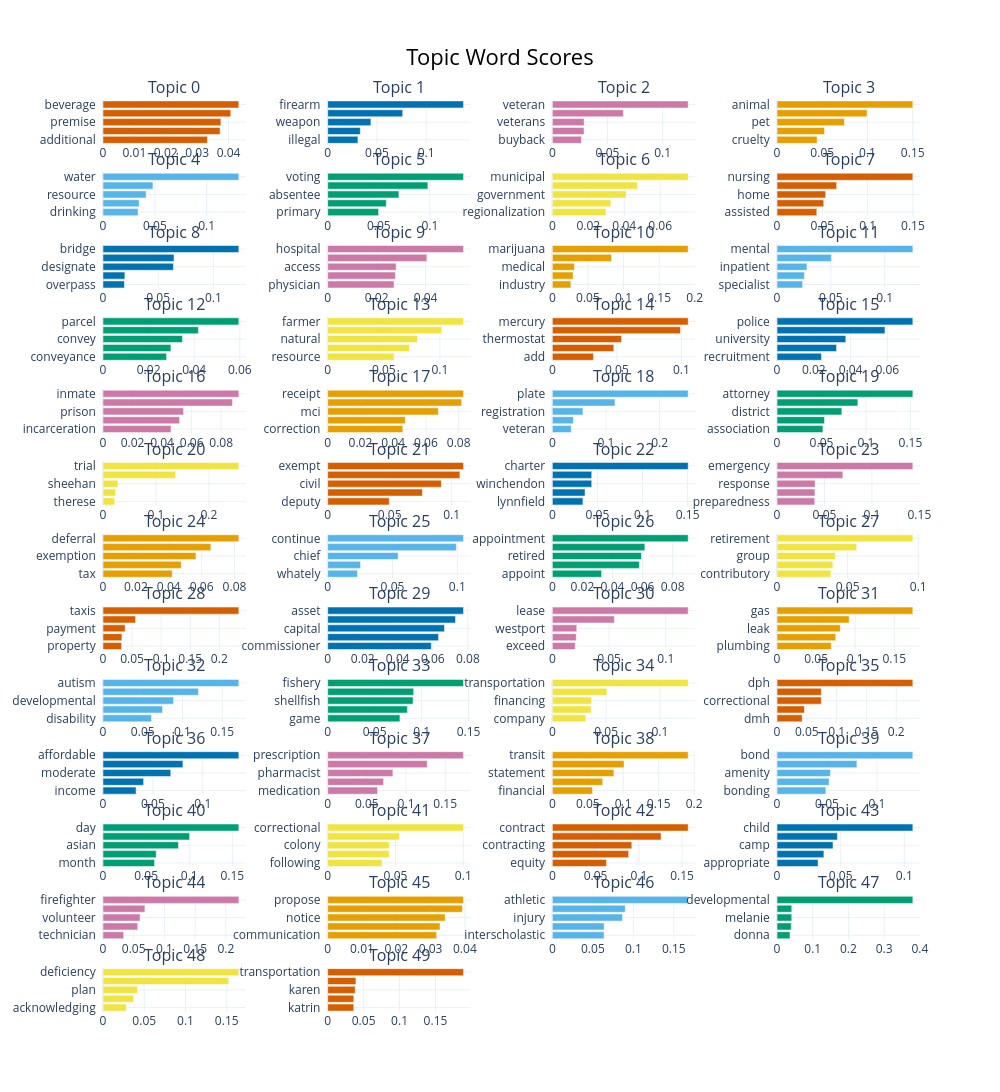

The notebook cell saved with this chart:
### Code cell
topic_model.visualize_barchart(top_n_topics=50)

### Figure 1 — Plotly figure (JSON) as saved in the notebook; plotly's stock layout.template omitted (floating-point values rounded to 4 significant figures)
{"data": [{"marker": {"color": "#D55E00"}, "orientation": "h", "type": "bar", "x": [0.03328, 0.03732, 0.03756, 0.04072, 0.04328], "xaxis": "x", "y": ["additional  ", "drunk  ", "premise  ", "alcoholic  ", "beverage  "], "yaxis": "y"}, {"marker": {"color": "#0072B2"}, "orientation": "h", "type": "bar", "x": [0.03073, 0.03312, 0.04387, 0.07618, 0.1379], "xaxis": "x2", "y": ["illegal  ", "possession  ", "weapon  ", "gun  ", "firearm  "], "yaxis": "y2"}, {"marker": {"color": "#CC79A7"}, "orientation": "h", "type": "bar", "x": [0.02636, 0.02873, 0.02882, 0.06434, 0.1231], "xaxis": "x3", "y": ["buyback  ", "holyoke  ", "veterans  ", "soldier  ", "veteran  "], "yaxis": "y3"}, {"marker": {"color": "#E69F00"}, "orientation": "h", "type": "bar", "x": [0.04425, 0.05243, 0.07455, 0.0995, 0.1501], "xaxis": "x4", "y": ["cruelty  ", "cat  ", "pet  ", "dog  ", "animal  "], "yaxis": "y4"}, {"marker": {"color": "#56B4E9"}, "orientation": "h", "type": "bar", "x": [0.03382, 0.03487, 0.0416, 0.04815, 0.131], "xaxis": "x5", "y": ["drinking  ", "cod  ", "resource  ", "supply  ", "water  "], "yaxis": "y5"}, {"marker": {"color": "#009E73"}, "orientation": "h", "type": "bar", "x": [0.04982, 0.05738, 0.06971, 0.09804, 0.1329], "xaxis": "x6", "y": ["primary  ", "election  ", "absentee  ", "ballot  ", "voting  "], "yaxis": "y6"}, {"marker": {"color": "#F0E442"}, "orientation": "h", "type": "bar", "x": [0.02985, 0.03257, 0.04117, 0.04745, 0.0756], "xaxis": "x7", "y": ["regionalization  ", "challenge  ", "government  ", "municipality  ", "municipal  "], "yaxis": "y7"}, {"marker": {"color": "#D55E00"}, "orientation": "h", "type": "bar", "x": [0.04391, 0.05152, 0.05371, 0.06582, 0.1499], "xaxis": "x8", "y": ["assisted  ", "living  ", "home  ", "nurse  ", "nursing  "], "yaxis": "y8"}, {"marker": {"color": "#0072B2"}, "orientation": "h", "type": "bar", "x": [0.0194, 0.01981, 0.06378, 0.0643, 0.123], "xaxis": "x9", "y": ["overpass  ", "intersection  ", "designate  ", "memorial  ", "bridge  "], "yaxis": "y9"}, {"marker": {"color": "#CC79A7"}, "orientation": "h", "type": "bar", "x": [0.02713, 0.02765, 0.02797, 0.04053, 0.0555], "xaxis": "x10", "y": ["physician  ", "care  ", "access  ", "patient  ", "hospital  "], "yaxis": "y10"}, {"marker": {"color": "#E69F00"}, "orientation": "h", "type": "bar", "x": [0.026, 0.0291, 0.03097, 0.08307, 0.1908], "xaxis": "x11", "y": ["industry  ", "possession  ", "medical  ", "cannabis  ", "marijuana  "], "yaxis": "y11"}, {"marker": {"color": "#56B4E9"}, "orientation": "h", "type": "bar", "x": [0.02379, 0.02544, 0.02779, 0.0505, 0.1262], "xaxis": "x12", "y": ["specialist  ", "illness  ", "inpatient  ", "psychiatric  ", "mental  "], "yaxis": "y12"}, {"marker": {"color": "#009E73"}, "orientation": "h", "type": "bar", "x": [0.02786, 0.02977, 0.03485, 0.04183, 0.05956], "xaxis": "x13", "y": ["conveyance  ", "transfer  ", "convey  ", "land  ", "parcel  "], "yaxis": "y13"}, {"marker": {"color": "#F0E442"}, "orientation": "h", "type": "bar", "x": [0.05917, 0.07284, 0.08001, 0.1016, 0.121], "xaxis": "x14", "y": ["resource  ", "farm  ", "natural  ", "agriculture  ", "farmer  "], "yaxis": "y14"}, {"marker": {"color": "#D55E00"}, "orientation": "h", "type": "bar", "x": [0.03184, 0.04763, 0.05359, 0.09932, 0.1053], "xaxis": "x15", "y": ["add  ", "lamp  ", "thermostat  ", "correction  ", "mercury  "], "yaxis": "y15"}, {"marker": {"color": "#0072B2"}, "orientation": "h", "type": "bar", "x": [0.02419, 0.03239, 0.03741, 0.05872, 0.07388], "xaxis": "x16", "y": ["recruitment  ", "enforcement  ", "university  ", "officer  ", "police  "], "yaxis": "y16"}, {"marker": {"color": "#CC79A7"}, "orientation": "h", "type": "bar", "x": [0.04605, 0.05184, 0.05454, 0.08763, 0.09195], "xaxis": "x17", "y": ["incarceration  ", "incarcerated  ", "prison  ", "prisoner  ", "inmate  "], "yaxis": "y17"}, {"marker": {"color": "#E69F00"}, "orientation": "h", "type": "bar", "x": [0.04589, 0.04739, 0.06757, 0.08179, 0.08293], "xaxis": "x18", "y": ["correction  ", "plan  ", "mci  ", "acknowledging  ", "receipt  "], "yaxis": "y18"}, {"marker": {"color": "#56B4E9"}, "orientation": "h", "type": "bar", "x": [0.03513, 0.03928, 0.05705, 0.1167, 0.2533], "xaxis": "x19", "y": ["veteran  ", "license  ", "registration  ", "distinctive  ", "plate  "], "yaxis": "y19"}, {"marker": {"color": "#009E73"}, "orientation": "h", "type": "bar", "x": [0.05162, 0.05337, 0.0729, 0.0909, 0.1528], "xaxis": "x20", "y": ["association  ", "northwestern  ", "district  ", "wiretap  ", "attorney  "], "yaxis": "y20"}, {"marker": {"color": "#F0E442"}, "orientation": "h", "type": "bar", "x": [0.02217, 0.02377, 0.02816, 0.1372, 0.2565], "xaxis": "x21", "y": ["therese  ", "mary  ", "sheehan  ", "court  ", "trial  "], "yaxis": "y21"}, {"marker": {"color": "#D55E00"}, "orientation": "h", "type": "bar", "x": [0.04964, 0.07643, 0.09168, 0.1066, 0.1096], "xaxis": "x22", "y": ["deputy  ", "chief  ", "civil  ", "position  ", "exempt  "], "yaxis": "y22"}, {"marker": {"color": "#0072B2"}, "orientation": "h", "type": "bar", "x": [0.03391, 0.03625, 0.04365, 0.04365, 0.1506], "xaxis": "x23", "y": ["lynnfield  ", "westborough  ", "winchendon  ", "abington  ", "charter  "], "yaxis": "y23"}, {"marker": {"color": "#CC79A7"}, "orientation": "h", "type": "bar", "x": [0.03977, 0.04, 0.04011, 0.06936, 0.1431], "xaxis": "x24", "y": ["preparedness  ", "hazard  ", "response  ", "disaster  ", "emergency  "], "yaxis": "y24"}, {"marker": {"color": "#E69F00"}, "orientation": "h", "type": "bar", "x": [0.04215, 0.04757, 0.05653, 0.06565, 0.08264], "xaxis": "x25", "y": ["tax  ", "real  ", "exemption  ", "property  ", "deferral  "], "yaxis": "y25"}, {"marker": {"color": "#56B4E9"}, "orientation": "h", "type": "bar", "x": [0.02297, 0.02534, 0.05433, 0.09925, 0.1048], "xaxis": "x26", "y": ["whately  ", "post  ", "chief  ", "employment  ", "continue  "], "yaxis": "y26"}, {"marker": {"color": "#009E73"}, "orientation": "h", "type": "bar", "x": [0.03275, 0.05785, 0.05924, 0.06151, 0.09032], "xaxis": "x27", "y": ["appoint  ", "officer  ", "retired  ", "police  ", "appointment  "], "yaxis": "y27"}, {"marker": {"color": "#F0E442"}, "orientation": "h", "type": "bar", "x": [0.03814, 0.03952, 0.0413, 0.05639, 0.09618], "xaxis": "x28", "y": ["contributory  ", "administration  ", "group  ", "employees  ", "retirement  "], "yaxis": "y28"}, {"marker": {"color": "#D55E00"}, "orientation": "h", "type": "bar", "x": [0.03191, 0.03249, 0.03803, 0.05598, 0.2335], "xaxis": "x29", "y": ["property  ", "real  ", "payment  ", "lieu  ", "taxis  "], "yaxis": "y29"}, {"marker": {"color": "#0072B2"}, "orientation": "h", "type": "bar", "x": [0.05913, 0.06326, 0.06666, 0.07295, 0.07752], "xaxis": "x30", "y": ["commissioner  ", "maintenance  ", "capital  ", "convey  ", "asset  "], "yaxis": "y30"}, {"marker": {"color": "#CC79A7"}, "orientation": "h", "type": "bar", "x": [0.02011, 0.02104, 0.02151, 0.05466, 0.1197], "xaxis": "x31", "y": ["exceed  ", "golf  ", "westport  ", "leasing  ", "lease  "], "yaxis": "y31"}, {"marker": {"color": "#E69F00"}, "orientation": "h", "type": "bar", "x": [0.06937, 0.07513, 0.08094, 0.09225, 0.1737], "xaxis": "x32", "y": ["plumbing  ", "natural  ", "leak  ", "pipeline  ", "gas  "], "yaxis": "y32"}, {"marker": {"color": "#56B4E9"}, "orientation": "h", "type": "bar", "x": [0.06096, 0.07492, 0.08873, 0.1201, 0.1709], "xaxis": "x33", "y": ["disability  ", "spectrum  ", "developmental  ", "intellectual  ", "autism  "], "yaxis": "y33"}, {"marker": {"color": "#009E73"}, "orientation": "h", "type": "bar", "x": [0.07692, 0.08483, 0.09091, 0.09158, 0.1446], "xaxis": "x34", "y": ["game  ", "fish  ", "shellfish  ", "fishing  ", "fishery  "], "yaxis": "y34"}, {"marker": {"color": "#F0E442"}, "orientation": "h", "type": "bar", "x": [0.03116, 0.03597, 0.03633, 0.05067, 0.1263], "xaxis": "x35", "y": ["company  ", "improvement  ", "financing  ", "network  ", "transportation  "], "yaxis": "y35"}, {"marker": {"color": "#D55E00"}, "orientation": "h", "type": "bar", "x": [0.04219, 0.04612, 0.07428, 0.07429, 0.2278], "xaxis": "x36", "y": ["dmh  ", "jhoc  ", "correctional  ", "facility  ", "dph  "], "yaxis": "y36"}, {"marker": {"color": "#0072B2"}, "orientation": "h", "type": "bar", "x": [0.03315, 0.04068, 0.06789, 0.08007, 0.1361], "xaxis": "x37", "y": ["income  ", "low  ", "moderate  ", "housing  ", "affordable  "], "yaxis": "y37"}, {"marker": {"color": "#CC79A7"}, "orientation": "h", "type": "bar", "x": [0.06361, 0.07135, 0.08324, 0.127, 0.1734], "xaxis": "x38", "y": ["medication  ", "monitoring  ", "pharmacist  ", "pharmacy  ", "prescription  "], "yaxis": "y38"}, {"marker": {"color": "#E69F00"}, "orientation": "h", "type": "bar", "x": [0.05665, 0.07103, 0.08683, 0.1011, 0.1916], "xaxis": "x39", "y": ["financial  ", "valley  ", "statement  ", "regional  ", "transit  "], "yaxis": "y39"}, {"marker": {"color": "#56B4E9"}, "orientation": "h", "type": "bar", "x": [0.04885, 0.05209, 0.05339, 0.07989, 0.1359], "xaxis": "x40", "y": ["bonding  ", "term  ", "amenity  ", "road  ", "bond  "], "yaxis": "y40"}, {"marker": {"color": "#009E73"}, "orientation": "h", "type": "bar", "x": [0.0598, 0.06172, 0.08751, 0.1004, 0.1575], "xaxis": "x41", "y": ["month  ", "observance  ", "asian  ", "american  ", "day  "], "yaxis": "y41"}, {"marker": {"color": "#F0E442"}, "orientation": "h", "type": "bar", "x": [0.04005, 0.04533, 0.04539, 0.05296, 0.1001], "xaxis": "x42", "y": ["following  ", "center  ", "colony  ", "northeastern  ", "correctional  "], "yaxis": "y42"}, {"marker": {"color": "#D55E00"}, "orientation": "h", "type": "bar", "x": [0.06256, 0.08825, 0.09183, 0.1257, 0.157], "xaxis": "x43", "y": ["equity  ", "construction  ", "contracting  ", "bidding  ", "contract  "], "yaxis": "y43"}, {"marker": {"color": "#0072B2"}, "orientation": "h", "type": "bar", "x": [0.03226, 0.03682, 0.04397, 0.04743, 0.1067], "xaxis": "x44", "y": ["appropriate  ", "enticement  ", "camp  ", "kid  ", "child  "], "yaxis": "y44"}, {"marker": {"color": "#CC79A7"}, "orientation": "h", "type": "bar", "x": [0.03355, 0.05656, 0.06039, 0.06823, 0.2211], "xaxis": "x45", "y": ["technician  ", "firework  ", "volunteer  ", "pertain  ", "firefighter  "], "yaxis": "y45"}, {"marker": {"color": "#E69F00"}, "orientation": "h", "type": "bar", "x": [0.03176, 0.03275, 0.03425, 0.03927, 0.0396], "xaxis": "x46", "y": ["communication  ", "entitle  ", "notice  ", "summarize  ", "propose  "], "yaxis": "y46"}, {"marker": {"color": "#56B4E9"}, "orientation": "h", "type": "bar", "x": [0.06386, 0.06393, 0.08657, 0.09001, 0.1677], "xaxis": "x47", "y": ["interscholastic  ", "head  ", "injury  ", "sport  ", "athletic  "], "yaxis": "y47"}, {"marker": {"color": "#009E73"}, "orientation": "h", "type": "bar", "x": [0.0364, 0.03988, 0.04125, 0.04125, 0.3804], "xaxis": "x48", "y": ["donna  ", "smith  ", "melanie  ", "pamela  ", "developmental  "], "yaxis": "y48"}, {"marker": {"color": "#F0E442"}, "orientation": "h", "type": "bar", "x": [0.02817, 0.03715, 0.04186, 0.1524, 0.1646], "xaxis": "x49", "y": ["acknowledging  ", "correction  ", "plan  ", "note  ", "deficiency  "], "yaxis": "y49"}, {"marker": {"color": "#D55E00"}, "orientation": "h", "type": "bar", "x": [0.03628, 0.03628, 0.03825, 0.0393, 0.1889], "xaxis": "x50", "y": ["katrin  ", "waine  ", "karen  ", "transport  ", "transportation  "], "yaxis": "y50"}], "layout": {"annotations": [{"font": {"size": 16}, "showarrow": false, "text": "Topic 0", "x": 0.0875, "xanchor": "center", "xref": "paper", "y": 1, "yanchor": "bottom", "yref": "paper"}, {"font": {"size": 16}, "showarrow": false, "text": "Topic 1", "x": 0.3625, "xanchor": "center", "xref": "paper", "y": 1, "yanchor": "bottom", "yref": "paper"}, {"font": {"size": 16}, "showarrow": false, "text": "Topic 2", "x": 0.6375, "xanchor": "center", "xref": "paper", "y": 1, "yanchor": "bottom", "yref": "paper"}, {"font": {"size": 16}, "showarrow": false, "text": "Topic 3", "x": 0.9125, "xanchor": "center", "xref": "paper", "y": 1, "yanchor": "bottom", "yref": "paper"}, {"font": {"size": 16}, "showarrow": false, "text": "Topic 4", "x": 0.0875, "xanchor": "center", "xref": "paper", "y": 0.9207, "yanchor": "bottom", "yref": "paper"}, {"font": {"size": 16}, "showarrow": false, "text": "Topic 5", "x": 0.3625, "xanchor": "center", "xref": "paper", "y": 0.9207, "yanchor": "bottom", "yref": "paper"}, {"font": {"size": 16}, "showarrow": false, "text": "Topic 6", "x": 0.6375, "xanchor": "center", "xref": "paper", "y": 0.9207, "yanchor": "bottom", "yref": "paper"}, {"font": {"size": 16}, "showarrow": false, "text": "Topic 7", "x": 0.9125, "xanchor": "center", "xref": "paper", "y": 0.9207, "yanchor": "bottom", "yref": "paper"}, {"font": {"size": 16}, "showarrow": false, "text": "Topic 8", "x": 0.0875, "xanchor": "center", "xref": "paper", "y": 0.8414, "yanchor": "bottom", "yref": "paper"}, {"font": {"size": 16}, "showarrow": false, "text": "Topic 9", "x": 0.3625, "xanchor": "center", "xref": "paper", "y": 0.8414, "yanchor": "bottom", "yref": "paper"}, {"font": {"size": 16}, "showarrow": false, "text": "Topic 10", "x": 0.6375, "xanchor": "center", "xref": "paper", "y": 0.8414, "yanchor": "bottom", "yref": "paper"}, {"font": {"size": 16}, "showarrow": false, "text": "Topic 11", "x": 0.9125, "xanchor": "center", "xref": "paper", "y": 0.8414, "yanchor": "bottom", "yref": "paper"}, {"font": {"size": 16}, "showarrow": false, "text": "Topic 12", "x": 0.0875, "xanchor": "center", "xref": "paper", "y": 0.7621, "yanchor": "bottom", "yref": "paper"}, {"font": {"size": 16}, "showarrow": false, "text": "Topic 13", "x": 0.3625, "xanchor": "center", "xref": "paper", "y": 0.7621, "yanchor": "bottom", "yref": "paper"}, {"font": {"size": 16}, "showarrow": false, "text": "Topic 14", "x": 0.6375, "xanchor": "center", "xref": "paper", "y": 0.7621, "yanchor": "bottom", "yref": "paper"}, {"font": {"size": 16}, "showarrow": false, "text": "Topic 15", "x": 0.9125, "xanchor": "center", "xref": "paper", "y": 0.7621, "yanchor": "bottom", "yref": "paper"}, {"font": {"size": 16}, "showarrow": false, "text": "Topic 16", "x": 0.0875, "xanchor": "center", "xref": "paper", "y": 0.6828, "yanchor": "bottom", "yref": "paper"}, {"font": {"size": 16}, "showarrow": false, "text": "Topic 17", "x": 0.3625, "xanchor": "center", "xref": "paper", "y": 0.6828, "yanchor": "bottom", "yref": "paper"}, {"font": {"size": 16}, "showarrow": false, "text": "Topic 18", "x": 0.6375, "xanchor": "center", "xref": "paper", "y": 0.6828, "yanchor": "bottom", "yref": "paper"}, {"font": {"size": 16}, "showarrow": false, "text": "Topic 19", "x": 0.9125, "xanchor": "center", "xref": "paper", "y": 0.6828, "yanchor": "bottom", "yref": "paper"}, {"font": {"size": 16}, "showarrow": false, "text": "Topic 20", "x": 0.0875, "xanchor": "center", "xref": "paper", "y": 0.6036, "yanchor": "bottom", "yref": "paper"}, {"font": {"size": 16}, "showarrow": false, "text": "Topic 21", "x": 0.3625, "xanchor": "center", "xref": "paper", "y": 0.6036, "yanchor": "bottom", "yref": "paper"}, {"font": {"size": 16}, "showarrow": false, "text": "Topic 22", "x": 0.6375, "xanchor": "center", "xref": "paper", "y": 0.6036, "yanchor": "bottom", "yref": "paper"}, {"font": {"size": 16}, "showarrow": false, "text": "Topic 23", "x": 0.9125, "xanchor": "center", "xref": "paper", "y": 0.6036, "yanchor": "bottom", "yref": "paper"}, {"font": {"size": 16}, "showarrow": false, "text": "Topic 24", "x": 0.0875, "xanchor": "center", "xref": "paper", "y": 0.5243, "yanchor": "bottom", "yref": "paper"}, {"font": {"size": 16}, "showarrow": false, "text": "Topic 25", "x": 0.3625, "xanchor": "center", "xref": "paper", "y": 0.5243, "yanchor": "bottom", "yref": "paper"}, {"font": {"size": 16}, "showarrow": false, "text": "Topic 26", "x": 0.6375, "xanchor": "center", "xref": "paper", "y": 0.5243, "yanchor": "bottom", "yref": "paper"}, {"font": {"size": 16}, "showarrow": false, "text": "Topic 27", "x": 0.9125, "xanchor": "center", "xref": "paper", "y": 0.5243, "yanchor": "bottom", "yref": "paper"}, {"font": {"size": 16}, "showarrow": false, "text": "Topic 28", "x": 0.0875, "xanchor": "center", "xref": "paper", "y": 0.445, "yanchor": "bottom", "yref": "paper"}, {"font": {"size": 16}, "showarrow": false, "text": "Topic 29", "x": 0.3625, "xanchor": "center", "xref": "paper", "y": 0.445, "yanchor": "bottom", "yref": "paper"}, {"font": {"size": 16}, "showarrow": false, "text": "Topic 30", "x": 0.6375, "xanchor": "center", "xref": "paper", "y": 0.445, "yanchor": "bottom", "yref": "paper"}, {"font": {"size": 16}, "showarrow": false, "text": "Topic 31", "x": 0.9125, "xanchor": "center", "xref": "paper", "y": 0.445, "yanchor": "bottom", "yref": "paper"}, {"font": {"size": 16}, "showarrow": false, "text": "Topic 32", "x": 0.0875, "xanchor": "center", "xref": "paper", "y": 0.3657, "yanchor": "bottom", "yref": "paper"}, {"font": {"size": 16}, "showarrow": false, "text": "Topic 33", "x": 0.3625, "xanchor": "center", "xref": "paper", "y": 0.3657, "yanchor": "bottom", "yref": "paper"}, {"font": {"size": 16}, "showarrow": false, "text": "Topic 34", "x": 0.6375, "xanchor": "center", "xref": "paper", "y": 0.3657, "yanchor": "bottom", "yref": "paper"}, {"font": {"size": 16}, "showarrow": false, "text": "Topic 35", "x": 0.9125, "xanchor": "center", "xref": "paper", "y": 0.3657, "yanchor": "bottom", "yref": "paper"}, {"font": {"size": 16}, "showarrow": false, "text": "Topic 36", "x": 0.0875, "xanchor": "center", "xref": "paper", "y": 0.2864, "yanchor": "bottom", "yref": "paper"}, {"font": {"size": 16}, "showarrow": false, "text": "Topic 37", "x": 0.3625, "xanchor": "center", "xref": "paper", "y": 0.2864, "yanchor": "bottom", "yref": "paper"}, {"font": {"size": 16}, "showarrow": false, "text": "Topic 38", "x": 0.6375, "xanchor": "center", "xref": "paper", "y": 0.2864, "yanchor": "bottom", "yref": "paper"}, {"font": {"size": 16}, "showarrow": false, "text": "Topic 39", "x": 0.9125, "xanchor": "center", "xref": "paper", "y": 0.2864, "yanchor": "bottom", "yref": "paper"}, {"font": {"size": 16}, "showarrow": false, "text": "Topic 40", "x": 0.0875, "xanchor": "center", "xref": "paper", "y": 0.2071, "yanchor": "bottom", "yref": "paper"}, {"font": {"size": 16}, "showarrow": false, "text": "Topic 41", "x": 0.3625, "xanchor": "center", "xref": "paper", "y": 0.2071, "yanchor": "bottom", "yref": "paper"}, {"font": {"size": 16}, "showarrow": false, "text": "Topic 42", "x": 0.6375, "xanchor": "center", "xref": "paper", "y": 0.2071, "yanchor": "bottom", "yref": "paper"}, {"font": {"size": 16}, "showarrow": false, "text": "Topic 43", "x": 0.9125, "xanchor": "center", "xref": "paper", "y": 0.2071, "yanchor": "bottom", "yref": "paper"}, {"font": {"size": 16}, "showarrow": false, "text": "Topic 44", "x": 0.0875, "xanchor": "center", "xref": "paper", "y": 0.1278, "yanchor": "bottom", "yref": "paper"}, {"font": {"size": 16}, "showarrow": false, "text": "Topic 45", "x": 0.3625, "xanchor": "center", "xref": "paper", "y": 0.1278, "yanchor": "bottom", "yref": "paper"}, {"font": {"size": 16}, "showarrow": false, "text": "Topic 46", "x": 0.6375, "xanchor": "center", "xref": "paper", "y": 0.1278, "yanchor": "bottom", "yref": "paper"}, {"font": {"size": 16}, "showarrow": false, "text": "Topic 47", "x": 0.9125, "xanchor": "center", "xref": "paper", "y": 0.1278, "yanchor": "bottom", "yref": "paper"}, {"font": {"size": 16}, "showarrow": false, "text": "Topic 48", "x": 0.0875, "xanchor": "center", "xref": "paper", "y": 0.04852, "yanchor": "bottom", "yref": "paper"}, {"font": {"size": 16}, "showarrow": false, "text": "Topic 49", "x": 0.3625, "xanchor": "center", "xref": "paper", "y": 0.04852, "yanchor": "bottom", "yref": "paper"}], "height": 3250, "hoverlabel": {"bgcolor": "white", "font": {"family": "Rockwell", "size": 16}}, "showlegend": false, "title": {"font": {"color": "Black", "size": 22}, "text": "Topic Word Scores", "x": 0.5, "xanchor": "center", "yanchor": "top"}, "width": 1000, "xaxis": {"anchor": "y", "domain": [0, 0.175], "showgrid": true}, "xaxis10": {"anchor": "y10", "domain": [0.275, 0.45], "showgrid": true}, "xaxis11": {"anchor": "y11", "domain": [0.55, 0.725], "showgrid": true}, "xaxis12": {"anchor": "y12", "domain": [0.825, 1], "showgrid": true}, "xaxis13": {"anchor": "y13", "domain": [0, 0.175], "showgrid": true}, "xaxis14": {"anchor": "y14", "domain": [0.275, 0.45], "showgrid": true}, "xaxis15": {"anchor": "y15", "domain": [0.55, 0.725], "showgrid": true}, "xaxis16": {"anchor": "y16", "domain": [0.825, 1], "showgrid": true}, "xaxis17": {"anchor": "y17", "domain": [0, 0.175], "showgrid": true}, "xaxis18": {"anchor": "y18", "domain": [0.275, 0.45], "showgrid": true}, "xaxis19": {"anchor": "y19", "domain": [0.55, 0.725], "showgrid": true}, "xaxis2": {"anchor": "y2", "domain": [0.275, 0.45], "showgrid": true}, "xaxis20": {"anchor": "y20", "domain": [0.825, 1], "showgrid": true}, "xaxis21": {"anchor": "y21", "domain": [0, 0.175], "showgrid": true}, "xaxis22": {"anchor": "y22", "domain": [0.275, 0.45], "showgrid": true}, "xaxis23": {"anchor": "y23", "domain": [0.55, 0.725], "showgrid": true}, "xaxis24": {"anchor": "y24", "domain": [0.825, 1], "showgrid": true}, "xaxis25": {"anchor": "y25", "domain": [0, 0.175], "showgrid": true}, "xaxis26": {"anchor": "y26", "domain": [0.275, 0.45], "showgrid": true}, "xaxis27": {"anchor": "y27", "domain": [0.55, 0.725], "showgrid": true}, "xaxis28": {"anchor": "y28", "domain": [0.825, 1], "showgrid": true}, "xaxis29": {"anchor": "y29", "domain": [0, 0.175], "showgrid": true}, "xaxis3": {"anchor": "y3", "domain": [0.55, 0.725], "showgrid": true}, "xaxis30": {"anchor": "y30", "domain": [0.275, 0.45], "showgrid": true}, "xaxis31": {"anchor": "y31", "domain": [0.55, 0.725], "showgrid": true}, "xaxis32": {"anchor": "y32", "domain": [0.825, 1], "showgrid": true}, "xaxis33": {"anchor": "y33", "domain": [0, 0.175], "showgrid": true}, "xaxis34": {"anchor": "y34", "domain": [0.275, 0.45], "showgrid": true}, "xaxis35": {"anchor": "y35", "domain": [0.55, 0.725], "showgrid": true}, "xaxis36": {"anchor": "y36", "domain": [0.825, 1], "showgrid": true}, "xaxis37": {"anchor": "y37", "domain": [0, 0.175], "showgrid": true}, "xaxis38": {"anchor": "y38", "domain": [0.275, 0.45], "showgrid": true}, "xaxis39": {"anchor": "y39", "domain": [0.55, 0.725], "showgrid": true}, "xaxis4": {"anchor": "y4", "domain": [0.825, 1], "showgrid": true}, "xaxis40": {"anchor": "y40", "domain": [0.825, 1], "showgrid": true}, "xaxis41": {"anchor": "y41", "domain": [0, 0.175], "showgrid": true}, "xaxis42": {"anchor": "y42", "domain": [0.275, 0.45], "showgrid": true}, "xaxis43": {"anchor": "y43", "domain": [0.55, 0.725], "showgrid": true}, "xaxis44": {"anchor": "y44", "domain": [0.825, 1], "showgrid": true}, "xaxis45": {"anchor": "y45", "domain": [0, 0.175], "showgrid": true}, "xaxis46": {"anchor": "y46", "domain": [0.275, 0.45], "showgrid": true}, "xaxis47": {"anchor": "y47", "domain": [0.55, 0.725], "showgrid": true}, "xaxis48": {"anchor": "y48", "domain": [0.825, 1], "showgrid": true}, "xaxis49": {"anchor": "y49", "domain": [0, 0.175], "showgrid": true}, "xaxis5": {"anchor": "y5", "domain": [0, 0.175], "showgrid": true}, "xaxis50": {"anchor": "y50", "domain": [0.275, 0.45], "showgrid": true}, "xaxis51": {"anchor": "y51", "domain": [0.55, 0.725], "showgrid": true}, "xaxis52": {"anchor": "y52", "domain": [0.825, 1], "showgrid": true}, "xaxis6": {"anchor": "y6", "domain": [0.275, 0.45], "showgrid": true}, "xaxis7": {"anchor": "y7", "domain": [0.55, 0.725], "showgrid": true}, "xaxis8": {"anchor": "y8", "domain": [0.825, 1], "showgrid": true}, "xaxis9": {"anchor": "y9", "domain": [0, 0.175], "showgrid": true}, "yaxis": {"anchor": "x", "domain": [0.9515, 1], "showgrid": true}, "yaxis10": {"anchor": "x10", "domain": [0.7929, 0.8414], "showgrid": true}, "yaxis11": {"anchor": "x11", "domain": [0.7929, 0.8414], "showgrid": true}, "yaxis12": {"anchor": "x12", "domain": [0.7929, 0.8414], "showgrid": true}, "yaxis13": {"anchor": "x13", "domain": [0.7136, 0.7621], "showgrid": true}, "yaxis14": {"anchor": "x14", "domain": [0.7136, 0.7621], "showgrid": true}, "yaxis15": {"anchor": "x15", "domain": [0.7136, 0.7621], "showgrid": true}, "yaxis16": {"anchor": "x16", "domain": [0.7136, 0.7621], "showgrid": true}, "yaxis17": {"anchor": "x17", "domain": [0.6343, 0.6828], "showgrid": true}, "yaxis18": {"anchor": "x18", "domain": [0.6343, 0.6828], "showgrid": true}, "yaxis19": {"anchor": "x19", "domain": [0.6343, 0.6828], "showgrid": true}, "yaxis2": {"anchor": "x2", "domain": [0.9515, 1], "showgrid": true}, "yaxis20": {"anchor": "x20", "domain": [0.6343, 0.6828], "showgrid": true}, "yaxis21": {"anchor": "x21", "domain": [0.555, 0.6036], "showgrid": true}, "yaxis22": {"anchor": "x22", "domain": [0.555, 0.6036], "showgrid": true}, "yaxis23": {"anchor": "x23", "domain": [0.555, 0.6036], "showgrid": true}, "yaxis24": {"anchor": "x24", "domain": [0.555, 0.6036], "showgrid": true}, "yaxis25": {"anchor": "x25", "domain": [0.4757, 0.5243], "showgrid": true}, "yaxis26": {"anchor": "x26", "domain": [0.4757, 0.5243], "showgrid": true}, "yaxis27": {"anchor": "x27", "domain": [0.4757, 0.5243], "showgrid": true}, "yaxis28": {"anchor": "x28", "domain": [0.4757, 0.5243], "showgrid": true}, "yaxis29": {"anchor": "x29", "domain": [0.3964, 0.445], "showgrid": true}, "yaxis3": {"anchor": "x3", "domain": [0.9515, 1], "showgrid": true}, "yaxis30": {"anchor": "x30", "domain": [0.3964, 0.445], "showgrid": true}, "yaxis31": {"anchor": "x31", "domain": [0.3964, 0.445], "showgrid": true}, "yaxis32": {"anchor": "x32", "domain": [0.3964, 0.445], "showgrid": true}, "yaxis33": {"anchor": "x33", "domain": [0.3172, 0.3657], "showgrid": true}, "yaxis34": {"anchor": "x34", "domain": [0.3172, 0.3657], "showgrid": true}, "yaxis35": {"anchor": "x35", "domain": [0.3172, 0.3657], "showgrid": true}, "yaxis36": {"anchor": "x36", "domain": [0.3172, 0.3657], "showgrid": true}, "yaxis37": {"anchor": "x37", "domain": [0.2379, 0.2864], "showgrid": true}, "yaxis38": {"anchor": "x38", "domain": [0.2379, 0.2864], "showgrid": true}, "yaxis39": {"anchor": "x39", "domain": [0.2379, 0.2864], "showgrid": true}, "yaxis4": {"anchor": "x4", "domain": [0.9515, 1], "showgrid": true}, "yaxis40": {"anchor": "x40", "domain": [0.2379, 0.2864], "showgrid": true}, "yaxis41": {"anchor": "x41", "domain": [0.1586, 0.2071], "showgrid": true}, "yaxis42": {"anchor": "x42", "domain": [0.1586, 0.2071], "showgrid": true}, "yaxis43": {"anchor": "x43", "domain": [0.1586, 0.2071], "showgrid": true}, "yaxis44": {"anchor": "x44", "domain": [0.1586, 0.2071], "showgrid": true}, "yaxis45": {"anchor": "x45", "domain": [0.07929, 0.1278], "showgrid": true}, "yaxis46": {"anchor": "x46", "domain": [0.07929, 0.1278], "showgrid": true}, "yaxis47": {"anchor": "x47", "domain": [0.07929, 0.1278], "showgrid": true}, "yaxis48": {"anchor": "x48", "domain": [0.07929, 0.1278], "showgrid": true}, "yaxis49": {"anchor": "x49", "domain": [0, 0.04852], "showgrid": true}, "yaxis5": {"anchor": "x5", "domain": [0.8722, 0.9207], "showgrid": true}, "yaxis50": {"anchor": "x50", "domain": [0, 0.04852], "showgrid": true}, "yaxis51": {"anchor": "x51", "domain": [0, 0.04852], "showgrid": true}, "yaxis52": {"anchor": "x52", "domain": [0, 0.04852], "showgrid": true}, "yaxis6": {"anchor": "x6", "domain": [0.8722, 0.9207], "showgrid": true}, "yaxis7": {"anchor": "x7", "domain": [0.8722, 0.9207], "showgrid": true}, "yaxis8": {"anchor": "x8", "domain": [0.8722, 0.9207], "showgrid": true}, "yaxis9": {"anchor": "x9", "domain": [0.7929, 0.8414], "showgrid": true}}}
